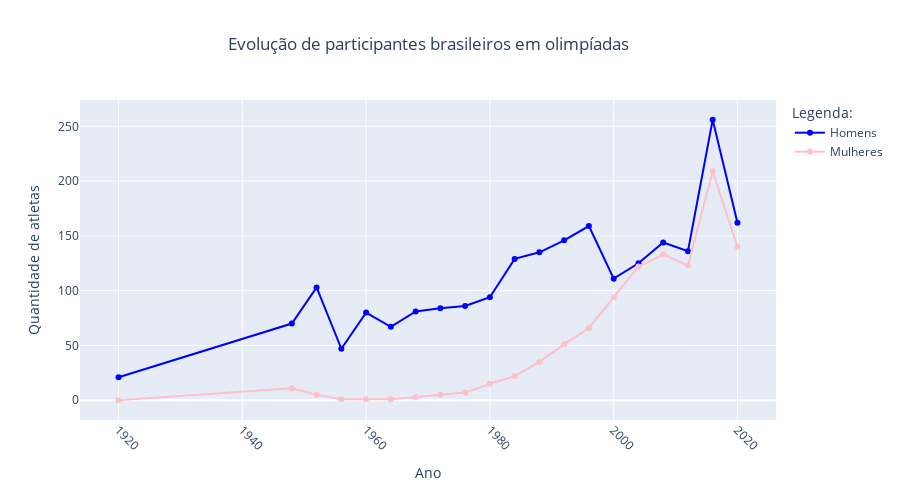

The notebook cell this image was saved under:
### Markdown cell above
## Análise dos genêros nas olimpíadas

### Code cell
Homens= go.Scatter(x=df_brasil['Ano'], y=df_brasil['Homens olimpíadas'],
                    mode='lines+markers',
                    name='Homens', line = dict(color='blue', width=2))
Mulheres= go.Scatter(x=df_brasil['Ano'], y=df_brasil['Mulheres olimpíadas'],
                    mode='lines+markers',
                    name='Mulheres', line = dict(color='pink', width=2))
data= [Homens, Mulheres]
layout= go.Layout(title={
                    'text' : 'Evolução de participantes brasileiros em olimpíadas',
                    'x' : 0.5,
                    'xref' : 'paper',
                    'xanchor' : 'center'},
                   yaxis={'title':'Quantidade de atletas'},
                   xaxis={'title': 'Ano', 'tickangle' : 45},
                   legend_title="Legenda:",
                    height=500, width=900)
fig = go.Figure(data= data, layout=layout)
fig.show()

### Figure 1 — Plotly figure (JSON) as saved in the notebook; plotly's stock layout.template omitted (floating-point values rounded to 4 significant figures)
{"data": [{"line": {"color": "blue", "width": 2}, "mode": "lines+markers", "name": "Homens", "type": "scatter", "x": [2020, 2016, 2012, 2008, 2004, 2000, 1996, 1992, 1988, 1984, 1980, 1976, 1972, 1968, 1964, 1960, 1956, 1952, 1948, 1920], "y": [162, 256, 136, 144, 125, 111, 159, 146, 135, 129, 94, 86, 84, 81, 67, 80, 47, 103, 70, 21]}, {"line": {"color": "pink", "width": 2}, "mode": "lines+markers", "name": "Mulheres", "type": "scatter", "x": [2020, 2016, 2012, 2008, 2004, 2000, 1996, 1992, 1988, 1984, 1980, 1976, 1972, 1968, 1964, 1960, 1956, 1952, 1948, 1920], "y": [140, 209, 123, 133, 122, 94, 66, 51, 35, 22, 15, 7, 5, 3, 1, 1, 1, 5, 11, 0]}], "layout": {"height": 500, "legend": {"title": {"text": "Legenda:"}}, "title": {"text": "Evolução de participantes brasileiros em olimpíadas", "x": 0.5, "xanchor": "center", "xref": "paper"}, "width": 900, "xaxis": {"tickangle": 45, "title": {"text": "Ano"}}, "yaxis": {"title": {"text": "Quantidade de atletas"}}}}
